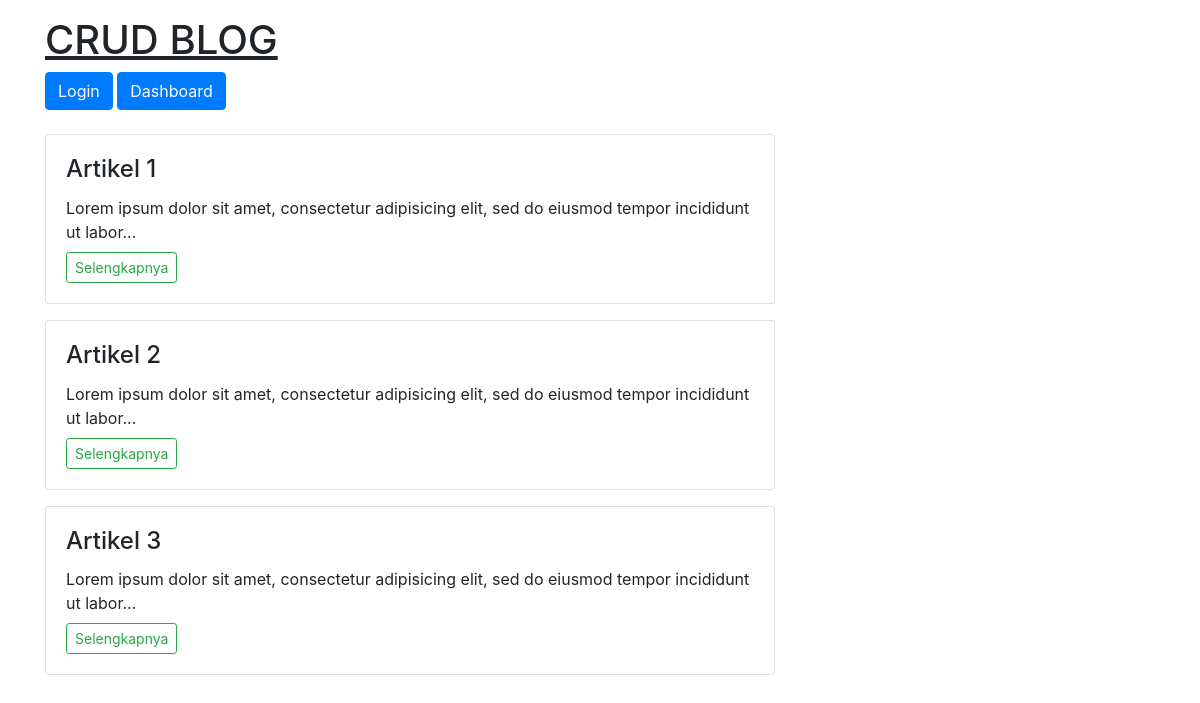
The page / on the database its author committed.
### tables this page shows
CREATE TABLE `blog_tb` (
  `id` int(11) NOT NULL,
  `judul` varchar(50) NOT NULL,
  `isi` text NOT NULL
);

### application/controllers/Beranda.php (called while the page is built, shortened)
<?php
class Beranda extends CI_Controller{
	public function __construct()
	{
		$this->load->model('Beranda_M');
	}
	public function index()
	{
		$data['blog_tb'] = $this->Beranda_M->all();
		$this->load->view('beranda',$data);
	}
}

### index.php (called while the page is built, shortened)
<?php
require_once BASEPATH.'core/CodeIgniter.php';

### application/models/Beranda_M.php (called while the page is built, shortened)
<?php
class Beranda_M extends CI_Model{
	public function all()
	{
		$this->db->select("*");
		$this->db->from("blog_tb");
		$query = $this->db->get();
		$result = $query->result();
		return $result;
	}
}

### application/views/beranda.php (the view, shortened to what this page needs)
<!DOCTYPE html>
<html>
<head>
<link rel="stylesheet" href="https://stackpath.bootstrapcdn.com/bootstrap/4.5.0/css/bootstrap.min.css">
</head>
<body>
	<div class="container mt-3">
		<h1>
			<u>CRUD BLOG</u>
		</h1>
		<div class="row">
			<div class="col-sm-8">
		<a href="<?= base_url('Auth'); ?>" class="btn btn-primary mb-2">
			Login
		</a>
		<a href="<?= base_url('Admin'); ?>" class="btn btn-primary mb-2">
			Dashboard
		</a>
		<br>
		<?php foreach($blog_tb as $datas): ?>
		<div class="card mt-3 mb-3">
  		<div class="card-body">
  		<h4 class="card-title">
  			<?= $datas->judul; ?>
  		</h4>
  			<?= substr($datas->isi,0,100)."..."; ?>
  		<br>
  		<a href="<?= base_url("Beranda/artikel/".$datas->id);?>" class="btn btn-outline-success mt-2 btn-sm">
  			Selengkapnya
  		</a>
  		</div>
		</div>
		<?php endforeach; ?>
			</div>
		</div>
	</div>
</body>
</html>

### rows shown on the page
blog_tb: judul "Artikel 1", isi "Lorem ipsum dolor sit amet, consectetur adipisicing elit, sed do eiusmod tempor incididunt ut labor"
blog_tb: judul "Artikel 2", isi "Lorem ipsum dolor sit amet, consectetur adipisicing elit, sed do eiusmod tempor incididunt ut labor"
blog_tb: judul "Artikel 3", isi "Lorem ipsum dolor sit amet, consectetur adipisicing elit, sed do eiusmod tempor incididunt ut labor"
